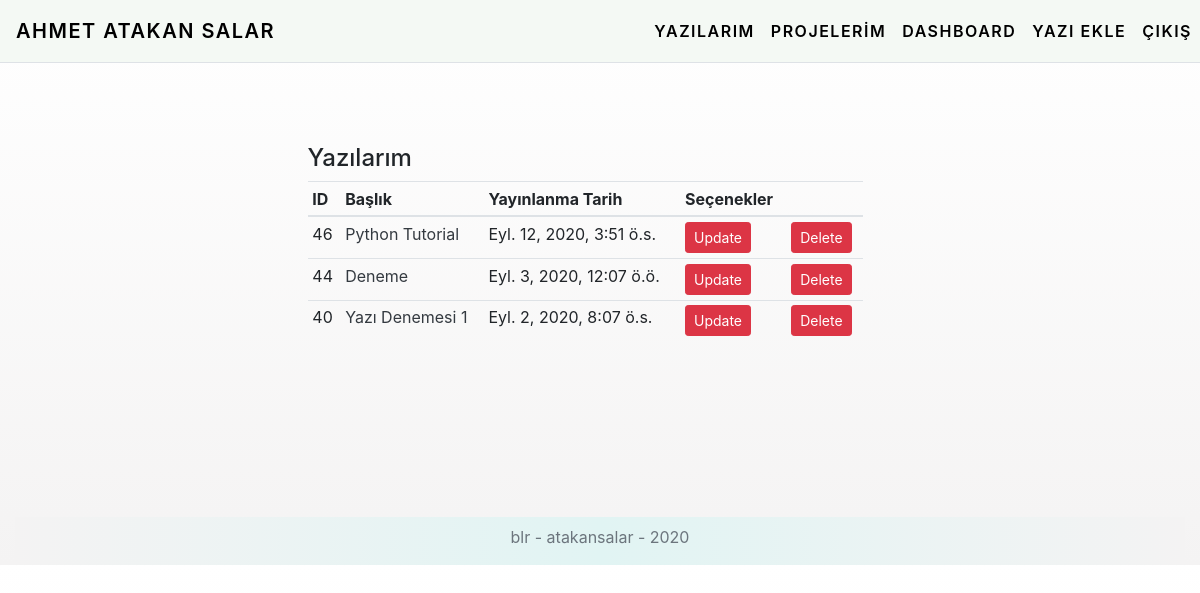
Page /posts/dashboard/ (signed in) on the earlier database version.
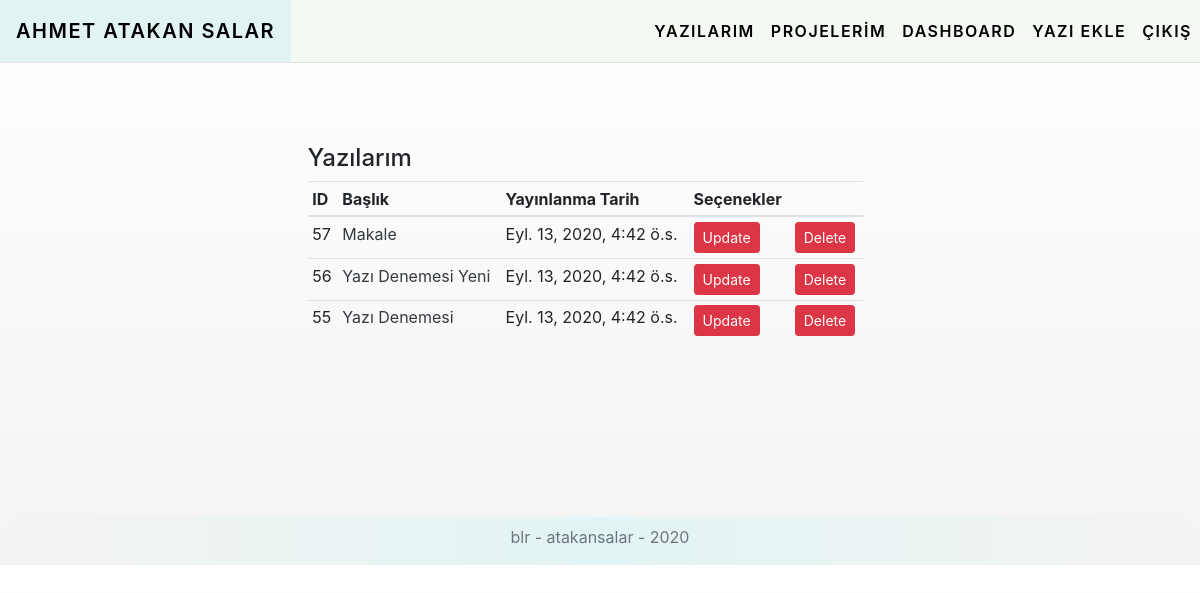
Same page on the later database version.
### post/models.py (models this page shows, shortened)
class Post(models.Model):
    post_author = models.ForeignKey("auth.User", on_delete=models.CASCADE)
    post_title = models.CharField(max_length=50)
    post_content = RichTextField()
    post_date = models.DateTimeField(auto_now_add=True)
    post_image = models.FileField(blank=True, null=True, verbose_name="Resim Ekle:")
    post_tags = models.ManyToManyField(Tag, verbose_name="Add Tag", blank=True)
    slug = models.SlugField(null=False, unique=True)
    class Meta:
        ordering =['-post_date']

### post/views.py (the view)
# urls.py: path('dashboard/', views.dashboard, name='dashboard'),
@login_required(login_url="user:login")
def dashboard(request):
    posts = Post.objects.filter(post_author = request.user)
    context = {
        "posts": posts,
    }
    return render(request, 'dashboard.html', context)

### templates/dashboard.html
{% extends "layout.html" %}
{% block body %}
<div class="row w-100">
  <div class="col-md-6 offset-md-3 align-self-center content-wrapper">
    <h4 class="mt-5">Yazılarım</h4>
    <table class="table table-sm">
      <thead>
        <tr>
            <th scope="col">ID</th>
            <th scope="col">Başlık</th>
            <th scope="col">Yayınlanma Tarih</th>
            <th scope="col">Seçenekler</th>
            <th scope="col"></th>
        </tr>
      </thead>
      <tbody>
        {% for post in posts %}
            <tr>
                <td>
                    {{post.id}}
                </td>
                <td>
                    <a href="{% url 'post:post' post.id %}" class="text-dark">{{post.post_title}}</a>
                </td>
                <td>
                    {{post.post_date}}
                </td>
                <td><a class="btn btn-danger btn-sm" href="{% url 'post:updatePost' post.id %}">Update</a></td>
                <td><a class="btn btn-danger btn-sm" href="{% url 'post:deletePost' post.id %}">Delete</a></td>
            </tr>
        {% endfor %}
      </tbody>
    </table>
  </div>
</div>
{% endblock body %}

Differences in the rows shown:
removed Post: id "46", post_title "Python Tutorial", post_date "Eyl. 12, 2020, 3:51 ö.s."
removed Post: id "44", post_title "Deneme", post_date "Eyl. 3, 2020, 12:07 ö.ö."
removed Post: id "40", post_title "Yazı Denemesi 1", post_date "Eyl. 2, 2020, 8:07 ö.s."
added Post: id "57", post_title "Makale", post_date "Eyl. 13, 2020, 4:42 ö.s."
added Post: id "56", post_title "Yazı Denemesi Yeni", post_date "Eyl. 13, 2020, 4:42 ö.s."
added Post: id "55", post_title "Yazı Denemesi", post_date "Eyl. 13, 2020, 4:42 ö.s."
